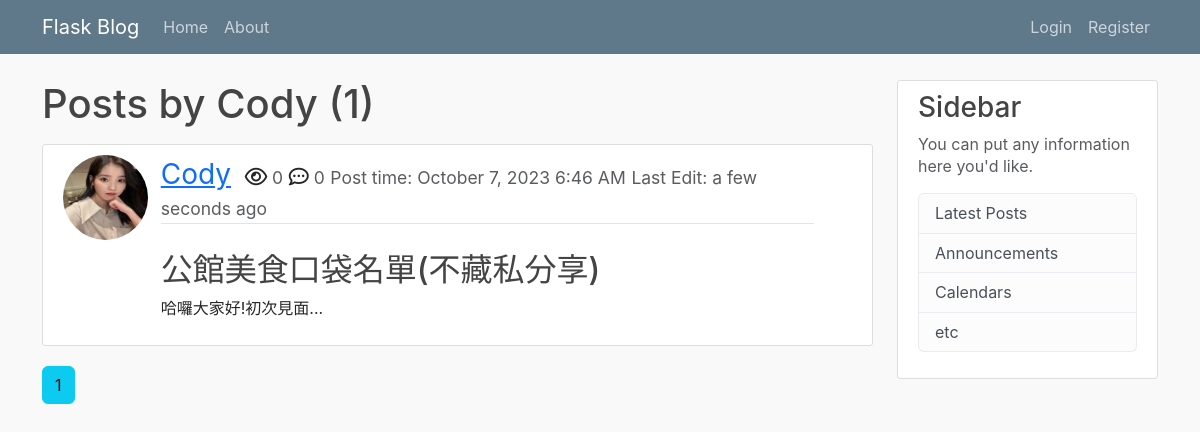
The app's page /user/Cody, older data.
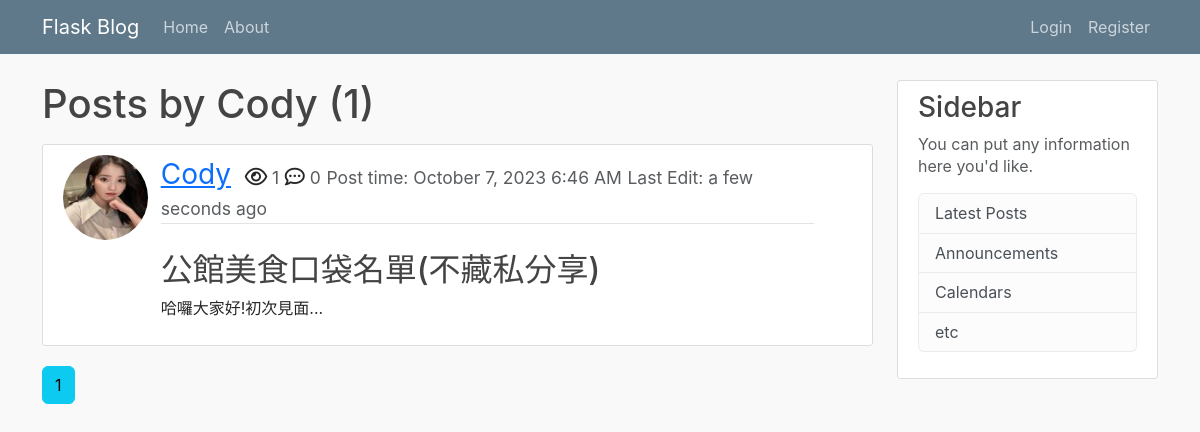
The same page, newer data.
### flask_blog/models.py (models this page shows, shortened)
class Post(db.Model):
    __tablename__ = 'post'
    id = db.Column(db.Integer, primary_key=True)
    title = db.Column(db.String(100), nullable=False)
    date_posted = db.Column(db.DateTime, nullable=False, default=datetime.utcnow)
    date_edited = db.Column(db.DateTime) # 這裡應該改成可空且預設為None
    view = db.Column(db.Integer, nullable=False, default=0)
    content = db.Column(db.Text, nullable=False)
    user_id = db.Column(db.Integer, db.ForeignKey('user.id', ondelete='CASCADE'), nullable=False)
    comments = db.relationship('Comment', backref='post', lazy=True, cascade='all, delete')
    category = db.Column(db.String(100), nullable=False)

class User(db.Model, UserMixin):
    __tablename__ = 'user'
    id = db.Column(db.Integer, primary_key=True)
    username = db.Column(db.String(20), unique=True, nullable=False)
    email = db.Column(db.String(120), unique=True, nullable=False)
    image_file = db.Column(db.String(20), unique=False, nullable=False, default='default.jpg')
    password = db.Column(db.String(60), nullable=False)
    posts = db.relationship('Post', backref='author', lazy=True, cascade='all, delete') # lazy="select"
    comments = db.relationship('Comment', backref='user', lazy=True, cascade='all, delete')
    likes = db.relationship('Like', backref='user', lazy=True, cascade='all, delete')

### flask_blog/users/routes.py (the view)
@users.route('/user/<string:username>')
def user_posts(username):
    page = request.args.get('page', 1, type=int)
    user = User.query.filter_by(username=username).first_or_404()
    posts = Post.query.filter_by(user_id=user.id).order_by(Post.date_posted.desc()).paginate(page=page, per_page=2)
    return render_template('user_posts.html', title = f'User-{username}', posts=posts, user=user)

### flask_blog/templates/user_posts.html
{% extends 'layout.html' %}
{% block content %}
    <h1 class="mb-3">Posts by {{ user.username }} ({{ posts.total }})</h1>
    {% for post in posts.items %}
      <article class="media content-section">
        <div class="row">
          <div class="col-1">
            <img class="rounded-circle article-img" src="{{ url_for('static', filename='profile_pics/' + post.author.image_file) }}">
          </div>
          <div class="media-body col-10">
            <div class="article-metadata">
                <a class="user-name" href="{{ url_for('users.user_posts', username=post.author.username ) }}">{{ post.author.username }}</a>
                <i class="far fa-eye icon-class"></i><small class='text-muted'> {{ post.view }}</small>
                <i class='far fa-comment-dots icon-class'></i><small class='text-muted'> {{ post.comment|length }}</small>
                <small class='text-muted'>Post time: {{ moment(post.date_posted).format('LLL') }}</small>
                {% if post.date_posted != post.date_edited %}
                  <small class= 'text-muted'>Last Edit: {{ moment(post.date_edited).fromNow(refresh=True) }}</small>
                {% endif %}
            </div>
            <br>
            <h2><a class="article-title" href="{{ url_for('posts.post', post_id=post.id) }}">{{ post.title }}</a></h2>
            <p class="article-content">{{ (post.content|striptags)[:50] }}...</p>
          </div>
        </div>
      </article>
    {% endfor %}
    {% for page_num in posts.iter_pages(left_edge=1, right_edge=1, left_current=1, right_current=2) %}
      {% if page_num %}
        {% if posts.page == page_num %}
          <a href="{{ url_for('users.user_posts',username=user.username, page=page_num) }}" class="btn btn-info mb-4">{{ page_num }}</a>
        {% else %}
          <a href="{{ url_for('users.user_posts',username=user.username, page=page_num) }}" class="btn btn-outline-info mb-4">{{ page_num }}</a>
        {% endif %}
      {% else %}
        ...
      {% endif %}
    {% endfor %}
{% endblock content %}

Row changes from the older to the newer data that the page shows:
changed Post "公館美食口袋名單(不藏私分享)": view "0" → "1"
